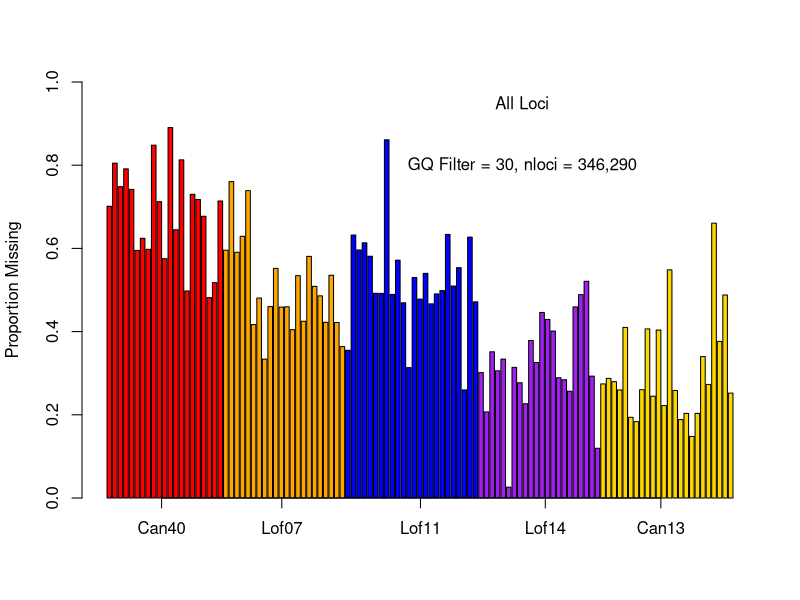
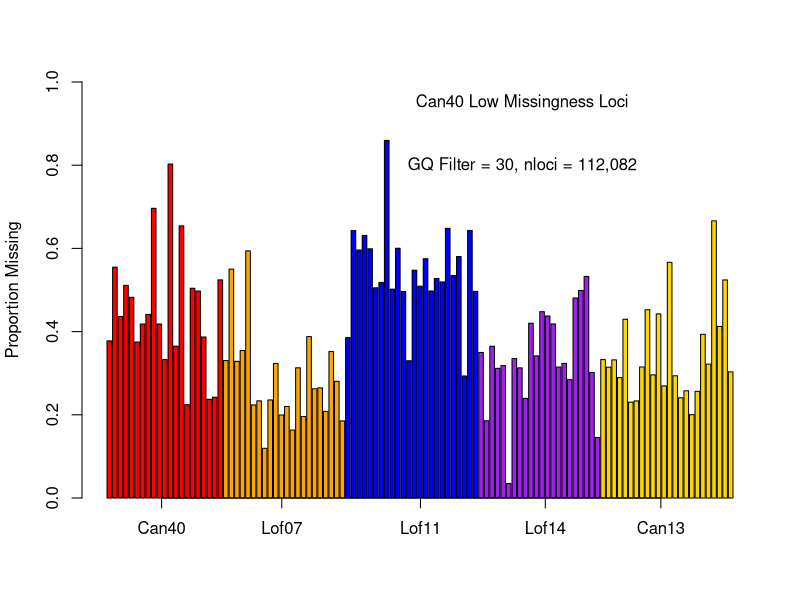

These figures' R source, in order:
GQfilter=read.csv("data/GQFilter_missingness.csv",header=T)
Can40filter=read.csv("data/Can40Filter_missingness.csv",header=T)

GQfilter$col=GQfilter$pop
GQfilter$col=gsub("Can40","red",GQfilter$col)
GQfilter$col=gsub("Lof07","orange",GQfilter$col)
GQfilter$col=gsub("Lof11","blue",GQfilter$col)
GQfilter$col=gsub("Lof14","purple",GQfilter$col)
GQfilter$col=gsub("Can13","gold",GQfilter$col)

barplot(GQfilter$fmiss,col=GQfilter$col,ylab="Proportion Missing",ylim=c(0,1))
axis(1,labels=c("Can40","Lof07","Lof11","Lof14","Can13"),at=c(12,38,68,95,120))
text(x=c(90,90),y=c(0.95,0.8),labels=c("All Loci","GQ Filter = 30, nloci = 346,290"))


Can40filter$col=Can40filter$pop
Can40filter$col=gsub("Can40","red",Can40filter$col)
Can40filter$col=gsub("Lof07","orange",Can40filter$col)
Can40filter$col=gsub("Lof11","blue",Can40filter$col)
Can40filter$col=gsub("Lof14","purple",Can40filter$col)
Can40filter$col=gsub("Can13","gold",Can40filter$col)

barplot(Can40filter$fmiss,col=GQfilter$col,ylab="Proportion Missing",ylim=c(0,1))
axis(1,labels=c("Can40","Lof07","Lof11","Lof14","Can13"),at=c(12,38,68,95,120))
text(x=c(90,90),y=c(0.95,0.8),labels=c("Can40 Low Missingness Loci","GQ Filter = 30, nloci = 112,082"))
